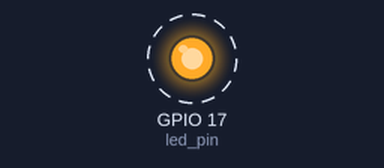
Simulated run of this program. Board: Raspberry Pi (BCM pin numbers). Parts: output pins drawn as LEDs (lit = HIGH). Dashed ring = blinking.

Above: at 0.5 s.
Timing chart, 0 to 4.6 s (numbered marks = the images above):
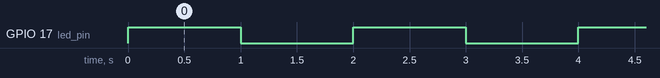

Measured:
- by itself, GPIO 17 (led_pin): alternates HIGH for 1.0 s and LOW for 1.0 s

The program:

blink_led.py
```python
import RPi.GPIO as GPIO
import time

# Set the GPIO mode
GPIO.setmode(GPIO.BCM)

# Set the GPIO pin for the LED
led_pin = 17

# Set the pin as an output
GPIO.setup(led_pin, GPIO.OUT)

# Blink the LED
while True:
    GPIO.output(led_pin, GPIO.HIGH)  # Turn on the LED
    time.sleep(1)                    # Wait for 1 second
    GPIO.output(led_pin, GPIO.LOW)   # Turn off the LED
    time.sleep(1)                    # Wait for 1 second
```
